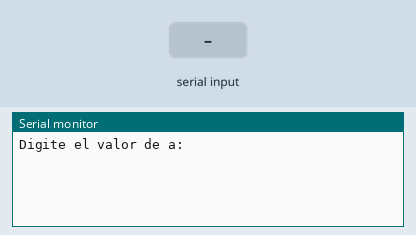
Bench run of a program on a simulated ESP32. On the bench: the last lines printed to the serial monitor. The test bench sets the inputs (shaded band).

Above: at 1.2 s.
1.3 s: "90,45,200\n" received over Serial
At 2.1 s:
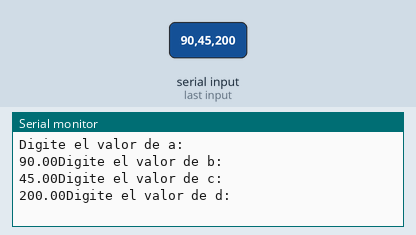
2.8 s: "30,150,10\n" received over Serial
At 4.4 s:
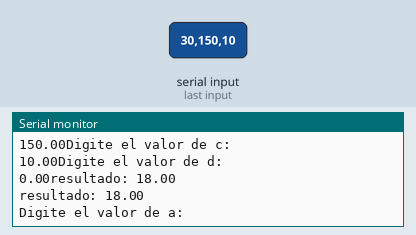
Timing chart, 0 to 5.9 s (numbered marks = the images above; inputs shaded):
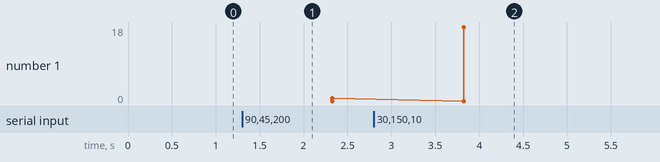

The program:

main.cpp
```cpp
/*2. Escribe la siguiente expresión como expresión en C++: (a+b)/(c+d)

#include<iostream>

using namespace std;

int main(){
	float a,b,c,d,resultado = 0;

	cout<<"Digite el valor de a: "; cin>>a;
	cout<<"Digite el valor de b: "; cin>>b;
	cout<<"Digite el valor de c: "; cin>>c;
	cout<<"Digite el valor de d: "; cin>>d;

	resultado = (a+b) / (c+d);

	cout.precision(2);//recorta los números despues de la coma decimal a 2

	cout<<"El resultado es: "<<resultado;

	return 0;
}

*/

#include <Arduino.h>

float a,b,c,d,resultado = 0;

void setup()
{
  	Serial.begin(9600);
}

void loop()
{

	Serial.println("Digite el valor de a: "); while(!Serial.available()){} a = Serial.parseInt();
	Serial.print(String(a));
	Serial.println("Digite el valor de b: "); while(!Serial.available()){} b = Serial.parseInt();
	Serial.print(String(b));
	Serial.println("Digite el valor de c: "); while(!Serial.available()){} c = Serial.parseInt();
	Serial.print(String(c));
	Serial.println("Digite el valor de d: "); while(!Serial.available()){} d = Serial.parseInt();
	Serial.print(String(d));

  	resultado = (a+b) / (c+d);

	Serial.println("resultado: " + String(resultado, '\2')); //Decimales
	Serial.println("resultado: " + String(resultado));


}
```

Measured:
- after the input at 1.3 s, the serial monitor: prints a new line at once (image 1)
- after the input at 2.8 s, the serial monitor: prints a new line at once (image 2)
- plotted number 1: 0.68 → 18 after the input at 2.8 s
